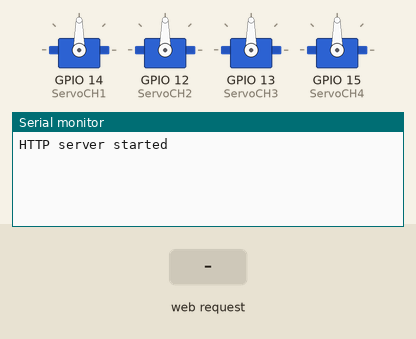
A sketch run on a simulated ESP8266 (NodeMCU). On the bench: 4 × servo, the last lines printed to the serial monitor. The inputs (shaded band) are chosen by the test bench. Storage starts empty.

Above: at 1.2 s.
1.3 s: HTTP request GET / received
At 1.9 s:
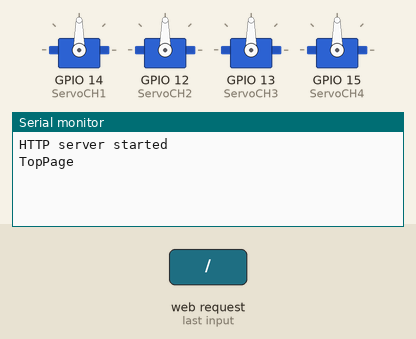
2.8 s: HTTP request GET /Ctrl received
At 4.3 s:
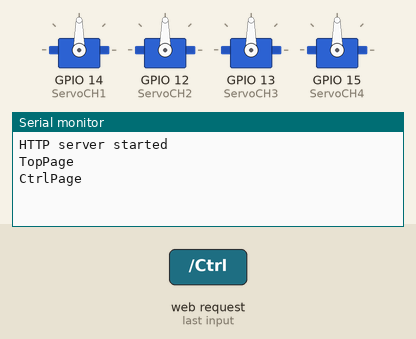

Measured:
- after the input at 1.3 s, the serial monitor: prints a new line at once (image 1)
- after the input at 2.8 s, the serial monitor: prints a new line at once (image 2)

The sketch:

MyServo_mini.ino
```cpp
// (licence header left out)
#include <ESP8266WiFi.h>
#include <ESP8266WebServer.h>
#include <Servo.h>
#include <math.h>
#include <FS.h>

//*******************************************************************************
//* 定数、変数
//*******************************************************************************
//サーボ関連
#define ServoCH 4
Servo myservo[ServoCH];         //サーボ構造体
int servo_val[ServoCH];          //サーボ指令値

//サーバー
ESP8266WebServer server(80);  //webサーバー
IPAddress HOST_IP = IPAddress(192, 168, 0, 10);
IPAddress SUB_MASK = IPAddress(255, 255, 255, 0);

//ポート設定
#define ServoCH1 14
#define ServoCH2 12
#define ServoCH3 13
#define ServoCH4 15


//*******************************************************************************
//* プロトタイプ宣言
//*******************************************************************************
void servo_ctrl(void);

//*******************************************************************************
//* HomePage
//*******************************************************************************
// -----------------------------------
// Top Page
//------------------------------------
void handleTopPage() {
  Serial.println("TopPage");
  File fd = SPIFFS.open("/Propo.html","r");
  String html = fd.readString();
  fd.close();

  server.send(200, "text/html", html);
}
// -----------------------------------
// Not Found
//------------------------------------
void handleNotFound() {
  Serial.println("NotFound");
  String message = "File Not Found\n\n";
  message += "URI: ";
  message += server.uri();
  message += "\nMethod: ";
  message += (server.method() == HTTP_GET) ? "GET" : "POST";
  message += "\nArguments: ";
  message += server.args();
  message += "\n";
  for (uint8_t i = 0; i < server.args(); i++) {
    message += " " + server.argName(i) + ": " + server.arg(i) + "\n";
  }
  server.send(404, "text/plain", message);
}
// -----------------------------------
// Servo Control
//------------------------------------
bool ctrl_exec = false;
void handleCtrl() {
  Serial.println("CtrlPage");
  int i;
  char buff[10];
  String ch_str, servo_str;
  int t_servo_val[ServoCH];
  for (i = 0; i < ServoCH; i++) {
    ch_str = "SERVO" + String(i);
    if (server.hasArg(ch_str) ){
      servo_str = server.arg(ch_str);
      servo_val[i] = servo_str.toInt();
      if (servo_val[i] > 180) servo_val[i] = 180;
      if (servo_val[i] <   0) servo_val[i] = 0;
    }
  }
  server.send(200, "text/plain", "Ctrl");
  ctrl_exec = true;
}
//------------------------------
// Control関数
//------------------------------
void servo_ctrl(void) {
  if(!ctrl_exec) return;
  ctrl_exec = false;

  //Range変換
  int i;
  for (i = 0; i < ServoCH; i++) {
    myservo[i].write(servo_val[i]);
  }
}

// *****************************************************************************************
// * 初期化
// *****************************************************************************************
//------------------------------
// IO初期化
//------------------------------
void setup_io(void) {
  //init servo
  myservo[0].attach(ServoCH1);   // attaches the servo on GIO4 to the servo object
  myservo[1].attach(ServoCH2);   // attaches the servo on GIO5 to the servo object
  myservo[2].attach(ServoCH3);  // attaches the servo on GI12 to the servo object
  myservo[3].attach(ServoCH4);  // attaches the servo on GI13 to the servo object
}
// ------------------------------------
void setup_com(void) {      //通信初期化
  String ssid = "ESP_"+String(ESP.getChipId(),HEX);
  // シリアル通信
  Serial.begin(115200);

  // WiFi
  WiFi.mode(WIFI_AP);
  WiFi.softAPConfig(HOST_IP, HOST_IP, SUB_MASK);
  WiFi.softAP(ssid.c_str());
}
// ------------------------------------
void setup_ram(void) {
  //サーボ初期値
  int i;
  for (i = 0; i < ServoCH; i++)
  {
    servo_val[i] = 90;
  }
}
// ------------------------------------
void setup_spiffs(void){
  SPIFFS.begin();
}
// ------------------------------------
void setup_http(void) {
  server.on("/", handleTopPage);
  server.on("/Ctrl", handleCtrl);
  server.onNotFound(handleNotFound);
  server.begin();
  Serial.println("HTTP server started");
}
// ------------------------------------
void setup(void) {

  setup_io();
  setup_ram();
  setup_com();
  setup_spiffs();
  setup_http();
}
// *****************************************************************************************
// * Loop処理
// *****************************************************************************************
void loop(void) {
  server.handleClient();
  servo_ctrl();
}
```
